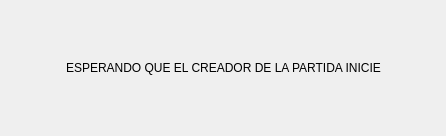
<?xml version="1.0" encoding="UTF-8"?>
<ui version="4.0">
 <class>WaitWindow</class>
 <widget class="QDialog" name="WaitWindow">
  <property name="geometry">
   <rect>
    <x>0</x>
    <y>0</y>
    <width>446</width>
    <height>136</height>
   </rect>
  </property>
  <property name="windowTitle">
   <string>Dialog</string>
  </property>
  <layout class="QGridLayout" name="gridLayout">
   <item row="0" column="0">
    <spacer name="horizontalSpacer">
     <property name="orientation">
      <enum>Qt::Horizontal</enum>
     </property>
     <property name="sizeHint" stdset="0">
      <size>
       <width>40</width>
       <height>20</height>
      </size>
     </property>
    </spacer>
   </item>
   <item row="0" column="1">
    <widget class="QLabel" name="label">
     <property name="text">
      <string>ESPERANDO QUE EL CREADOR DE LA PARTIDA INICIE</string>
     </property>
    </widget>
   </item>
   <item row="0" column="2">
    <spacer name="horizontalSpacer_2">
     <property name="orientation">
      <enum>Qt::Horizontal</enum>
     </property>
     <property name="sizeHint" stdset="0">
      <size>
       <width>40</width>
       <height>20</height>
      </size>
     </property>
    </spacer>
   </item>
  </layout>
 </widget>
 <resources/>
 <connections/>
</ui>
